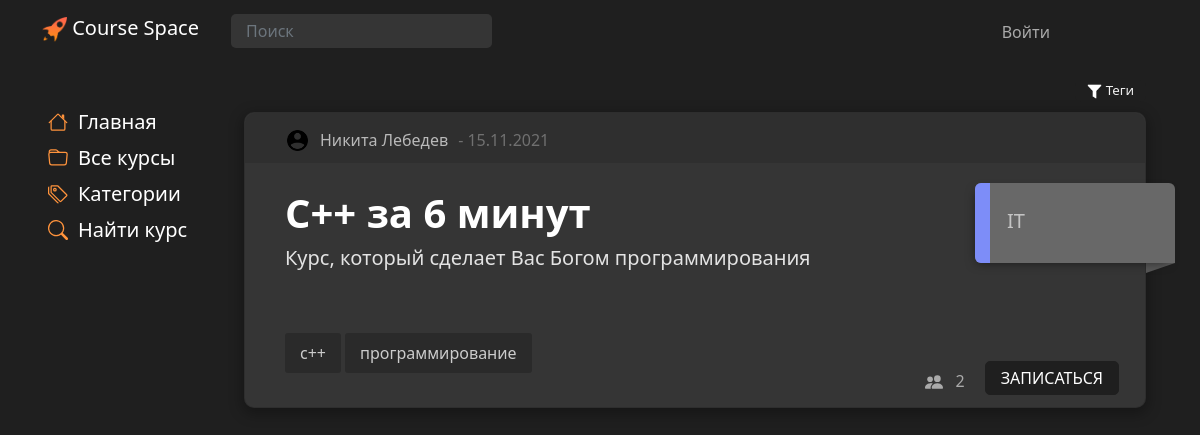
Page /main/course/2/ on the committed database.
### main/models.py (models this page shows, shortened)
class Courses(models.Model):
    title = models.CharField('title', max_length=80, null=False)
    description = models.TextField('description')
    date = models.TextField('date')
    category = models.ForeignKey(Categories, models.DO_NOTHING, db_column='Category_id')  # Field name made lowercase.
    author = models.ForeignKey(Authors, models.DO_NOTHING, db_column='Author_id')  # Field name made lowercase.
    class Meta:
        db_table = 'Courses'
    def __str__(self):
        return self.title

class Authors(models.Model):
    name = models.CharField('name', max_length=80, null=False)
    user = models.ForeignKey(settings.AUTH_USER_MODEL, models.DO_NOTHING, db_column='User_id')  # Field name made lowercase.
    class Meta:
        db_table = 'Authors'

class Profile(models.Model):
    user = models.OneToOneField(settings.AUTH_USER_MODEL, on_delete=models.CASCADE, null=True, )
    surname = models.CharField('surname', max_length=80, null=False)
    name = models.CharField('name', max_length=80, null=False)
    profile_pic = models.ImageField(null=True, blank=True, upload_to="images/profile/")
    birth_date = models.DateField(null=True, blank=True)
    class Meta:
        db_table = 'Profile'

class CoursesTags(models.Model):
    tag = models.ForeignKey('Tags', on_delete=models.CASCADE, db_column='Tag_id')  # Field name made lowercase.
    course = models.ForeignKey(Courses, on_delete=models.CASCADE, db_column='Course_id')  # Field name made lowercase.
    class Meta:
        db_table = 'Courses_Tags'

class Tags(models.Model):
    title = models.TextField('path')
    class Meta:
        db_table = 'Tags'
    def __str__(self):
        return self.title

class Categories(models.Model):
    title = models.CharField('title', max_length=30, null=False)
    class Meta:
        db_table = 'Categories'
    def __str__(self):
        return self.title

### main/views.py (the view)
# urls.py: path('/course/<int:course_id>/', show_course, name='course'),
def show_course(request, course_id):
    course = Courses.objects.filter(id=course_id)
    all_categories = Categories.objects.all()
    course_tags = CoursesTags.objects.filter(course_id=course_id)
    user = request.user
    user_has_course = CoursesUsers.objects.filter(course_id=course_id, user_id=user.id)
    course_users = CoursesUsers.objects.values('course_id').annotate(total=Count('id'))
    context = {
        'categories': all_categories,
        'courses': course,
        'title': course[0],
        'user_has_course': user_has_course,
        'tags': course_tags,
        'count_users': course_users,
    }
    return render(request, 'main/course.html', context=context)

### main/templates/main/course.html (shortened to what this page needs)
{% extends 'main/base.html' %}
{% block style %}
    {% load static %}
{% endblock %}
{% block content %}
    {% block list %}
        <div class="container">
            <div class="row">
                <button class="tagsBth" onclick="toggleFilter(hidden_content_filter)">
                    <img src="{% static 'main/img/filter.png' %}" width="15">
                    Теги
                </button>
            </div>
            <div class="row">
                {% for el in courses%}
                            <div class="card block" id="{{ el.id }}">
                                <div class="cardHeader">
                                    <div class="author">
                                    {% if user.profile.profile_pic %}
                                      <img class="courseAuthorAvatarProfile" src="{{el.author.user.profile.profile_pic.url}}">
                                    {% else %}
                                      <img class="courseAuthorAvatarProfile" src="{% static 'main/img/user96.png' %}"><br><br>
                                    {% endif %}
                                    <div id="authorname">
                                         {{ el.author.user.profile.name }} {{ el.author.user.profile.surname }}
                                    </div>
                            </div>
                                    <div class="date"> - {{ el.date }}</div>
                                </div>
                            <div class="cardContainer">
                                <div class="lable">
                                    <div class="text">
                                        <div class="title fs-1">{{ el.title }}</div>
                                    </div>
                                </div>
                                    <div class="desk fs-5">{{el.description|truncatewords:50}}</div>
                                <div class="tags"></br>
                                    {% for tag in tags %}
                                        {% if tag.course.pk == el.pk %}
                                        <div>
                                            {{ tag.tag }}
                                        </div>
                                        {% endif %}
                                    {% endfor %}
                                </div>
                            </div>
                            <div class="stat">
                                <div class="usercount">{% for c in count_users %}{% if c.course_id == el.pk %}{{ c.total }}{% endif %}{% endfor %}</div>
                                {% if user_has_course%}
                                    <div class="userhascourse" onclick="window.location.href = '{% url 'unsub_course' el.pk  %}'">ОТПИСАТЬСЯ</div>
                                {% else %}
                                    <div class="go" onclick="window.location.href = '{% url 'sub_course' el.pk  %}'">ЗАПИСАТЬСЯ</div>
                                {% endif %}
                            </div>
                            <div class="categoryLable">
                                <div class="categor">
                                    <div class="pointBtn" id="l{{ el.category.pk }}"></div>
                                    <div class="categLableText">{{ el.category }}</div>
                                </div>
                            </div>
                            <div class="categoryLableBottom">
                            </div>
                        </div>
                {% endfor %}
            </div>
        </div>
    {% endblock %}
    {% load static %}
{% endblock %}

### main/static/main/css/design-tokens/colors.css (style rules this page uses)
:root { --black: rgb(31, 31, 31); --lblack: #353535; --llblack: #cbcbcb; --gray: #AAAAAA; --lgray: #D3D3D3; --white: #F0F0F0; --lwhite: #FAFAFA; --lred: #b41b1b; --llred: #b22d2d; --c1: #d5dafa; --c2: #d2e6fd; --c3: #d7fcd7; --c4: #f8fccc; --c5: #fde6cf; --c6: #fdcfcc; --c7: #fdcaf2; --c8: #d1d5f8; --c9: #1F1F1F; --ch1: #c6cdfa; --ch2: #bfdaf8; --ch3: #c3fac3; --ch4: #f1f7ae; --ch5: #fcdab9; --ch6: #f8b8b3; --ch7: #fcb0eb; --ch8: #b7bef8; --ch9: #1f1b1b; --tc1: #7d8df8; --tc2: #68adfc; --tc3: #76df76; --tc4: #c5d140; --tc5: #e2a669; --tc6: #da726a; --tc7: #d667be; --tc8: #646ec9; --tc9: #ffffff; }

### main/static/main/css/design-tokens/img.css (style rules this page uses)
.courseAuthorAvatarProfile { object-fit: cover; width: 25px; height: 25px; border-radius: 25px; border-width: 2px; border-color: var(--white); }

### main/static/main/css/design-tokens/MainBlock.css (style rules this page uses)
body { background-color: var(--black); margin-top: 80px; padding-bottom: 100px; }

### main/static/main/css/design-tokens/button.css (style rules this page uses)
button { background-color: var(--black); color: var(--white); font-size: 10pt; border-radius: 6px; text-align: center; border: none; transition: 0.3s; margin-top: 5px; -webkit-touch-callout: none; -webkit-user-select: none; -khtml-user-select: none; -moz-user-select: none; -ms-user-select: none; user-select: none; }
.tagsBth { width: fit-content; margin-right: 0; margin-left: auto; }

### main/static/main/css/design-tokens/card.css (style rules this page uses)
.block { background-color: var(--lblack); border-radius: 10px; margin-right: 10px; padding: 10px 40px; margin-bottom: 10px; width: 100%; -webkit-box-shadow: 0px 4px 14px 2px rgba(0, 0, 0, 0.3); -moz-box-shadow: 0px 4px 14px 2px rgba(0, 0, 0, 0.3); box-shadow: 0px 4px 14px 2px rgba(0, 0, 0, 0.3); }
.cardContainer { display: flex; flex-direction: column; cursor: pointer; }
.card { transition: 0.2s; padding: 20px 40px 30px 40px; margin: 10px 0; width: 100%; position: relative; }
.cardHeader { background-color: #2f2f2f; border-radius: 10px 10px 0 0; height: 50px; position: absolute; top:0; left: 0; padding-left: 40px; padding-top: 15px; color: white; width: 100%; }
.card .desk { color: #e3e3e3; }
.card .lable { display: flex; position: relative; margin-top: 50px; }
.card .title { font-weight: bold; color: #ffffff; }
.card .author { display: flex; color: #b9b9b9; padding: 0; margin-top: 0; }
.card .author #authorname { margin-left: 10px; }
.card .categor { display: flex; color: white; text-align: center; }
.card .categoryLable { cursor: pointer; transition: 0.2s; }
.categor .categLableText { color: #c4c4c4; text-align: center; font-size: 20px; margin-top: 23px; margin-left: 10px; text-transform: uppercase; transition: 0.2s; }
.categor .pointBtn { width: 15px; height: 100%; border-radius: 6px 0 0 6px; border-style: none; margin-right: 7px; margin-left: 0; z-index: 2; }
.card .tags { margin-top: 60px; flex-wrap: wrap; justify-content: start; align-items: start; align-content: start; }
.tags > div { margin-bottom: 4px; margin-right: 4px; padding: 8px 15px; color:var(--gray); border-radius: 3px; display: inline; width: fit-content; }
.tags > div { background-color: #2a2a2a; color: #cccccc; }
.card .date { margin-left: 10px; display: flex; color: #707070; }
.card .stat { position: absolute; right: 10px; bottom: 5px; display: flex; flex: none; align-items: center; justify-content: flex-end; width: fit-content; padding: 3px 12px; }
.card .stat .usercount { padding-top: 2px; margin-left: 10px; }
.card .stat .go { position: relative; margin-left: 20px; background-color: var(--black); margin-bottom: 4px; margin-right: 4px; padding: 4px 15px; color: white; border-radius: 5px; border-style: solid; border-width: 1px; border-color: var(--black); cursor: pointer; transition: 0.2s; }
.card .categoryLable { border-radius: 6px 6px 0 6px; width: 200px; height: 80px; background-color: #686868; position: absolute; top: 70px; right: -30px; -webkit-box-shadow: -3px 4px 11px -5px rgba(0, 0, 0, 0.6); -moz-box-shadow: -3px 4px 11px -5px rgba(0, 0, 0, 0.6); box-shadow: -3px 4px 11px -5px rgba(0, 0, 0, 0.6); z-index: 2; }
.card .categoryLableBottom { position: absolute; box-shadow: 16px -1px 11px -17px #000000 inset; top: 150px; right: -30px; width: 0; height: 0; border-style: solid; border-width: 10px 29px 0 0; border-color: #565656 transparent transparent transparent; z-index: 1; }
svg { transition: 0.2s; }
.categor #l1.pointBtn { background: var(--tc1); }
.card div { display: flex; }

### main/static/main/css/design-tokens/MediaQueries.css (style rules this page uses)
@media screen and (min-width: 768px) { .card .lable { width: calc(100% - 210px); } }
@media screen and (min-width: 768px) { .card .desk { width: calc(100% - 210px); } }

### rows in the picture
Courses: author.user.profile.name "Никита", author.user.profile.surname "Лебедев", date "15.11.2021", title "C++ за 6 минут", description "Курс, который сделает Вас Богом программирования", total "2", category "IT"
CoursesTags: tag "c++"
CoursesTags: tag "программирование"
